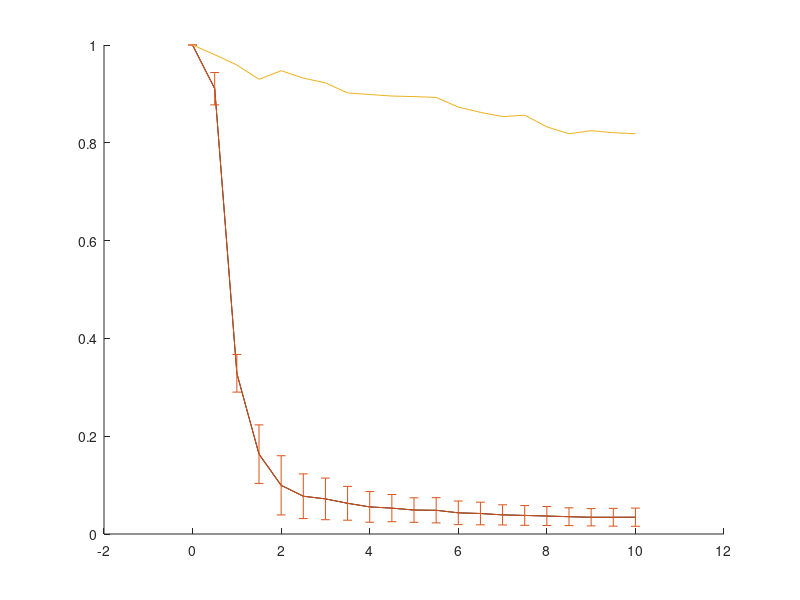

The MATLAB source for this figure:
%% Plot entire TEV timelpase data

% Raw data from three trials
data1 = [1	1.013340148	0.981315661	0.854539952	0.756672412	0.684501952	0.629871014	0.588108332	0.547328806	0.505216302	0.465834017	0.439644552	0.413872872	0.39056504	0.376717201	0.360466414	0.346481693	0.336226188	0.322761462	0.30817529	0.297420029	0.279555392	0.26994822	0.26033829	0.251746484	0.246886437	0.243180751	0.232135378	0.218547503	0.216210016	0.201917332	0.193699307	0.184926143	0.1827208	0.177384948	0.163978431	0.161625527	0.153163248	0.148310763	0.1419484	0.131977209	0.127573836	0.123539218	0.120054844	0.107105861	0.106497059	0.103067954	0.101546808	0.096919762	0.091895234	0.082242639	0.08322915	0.078402345	0.076352053	0.078709286	0.071508549	0.067416831	0.064133366	0.058759063	0.057303101	0.054111471	0.052598715	0.048101897	0.048357195	0.047691916	0.04405628	0.045281422	0.041190236	0.0386553	0.035597228	0.034662116	0.034533293	0.032792965	0.030997108	0.031140603	0.029517622	0.026278842	0.025828325	0.024918919	0.022073752	0.022747428	0.020297913	0.020326498	0.019013999	0.018822996	0.019663042	0.018245808	0.018142535	0.016017734	0.013928455	0.015289897	0.014836804	0.01426039	0.014350864	0.012856886	0.013941952	0.012502811	0.012850731	0.011429728	0.011191538	0.010056791	0.009920009	0.010291767	0.012508883	0.01120257	0.011284498	0.009718404	0.010565836	0.01018346	0.008826804	0.009134781	0.008489559	0.008489559	0.008489559	0.008489559	0.008489559	0.008489559	0.008489559	0.008489559	0.008489559	0.008489559];

data2 = [1	0.952767868	0.912392513	0.902472405	0.823106339	0.757940107	0.704725757	0.676951708	0.59175469	0.546817252	0.517144255	0.509666288	0.494803412	0.480881873	0.462347464	0.43958625	0.428361022	0.402887612	0.385849711	0.361755907	0.343618988	0.317132305	0.292939145	0.268686486	0.249530955	0.23629921	0.219497345	0.202633061	0.190475135	0.173926228	0.159021257	0.14876557	0.139307178	0.130283176	0.122236805	0.112315238	0.108717816	0.100272853	0.093802972	0.087937845	0.082270909	0.077330564	0.069392707	0.067556115	0.064532293	0.059599356	0.056480486	0.054560312	0.04935476	0.048419465	0.048052624	0.0405438	0.039248319	0.039117881	0.03442753	0.032998688	0.030079135	0.026712149	0.02795582	0.024357185	0.024055015	0.022227086	0.021827317	0.020420787	0.018436195	0.017370637	0.01659476	0.014733458	0.01337271	0.012851694	0.011118572	0.011046568	0.010501897	0.009107613	0.008279001	0.008079873	0.007376144	0.006972882	0.006145337	0.0060586	0.005755717	0.005742029	0.005445615	0.004703647	0.004732653	0.004056533	0.004052931	0.003147314	0.003376862	0.002671419	0.003194156	0.002596217	0.002181376	0.002116978	0.001812825	0.001934518	0.001852744	0.001634008	0.001457635	0.001479777	0.001068065	0.000920938	0.000872012	0.000765324	0.000727944	0.000631746	0.000628501	0.000509532	0.000333906	0.000412422	0.00038466	0.000309567	0.000364594	0.000436944	0.000249067	0.000267567	0.000401621	0.001029004	0.000243214	0.000404548	0.0002126];

data3 = [1	1.013059213	0.999831806	0.995449952	0.903435302	0.836330611	0.769369089	0.690987144	0.616968603	0.570017426	0.529767962	0.491303516	0.46271561	0.440345814	0.417556881	0.397572426	0.37959425	0.362374389	0.353225668	0.346294487	0.339077269	0.336375217	0.328338295	0.318979534	0.310750917	0.296140636	0.294115926	0.282696132	0.278699789	0.27357507	0.271009884	0.259695126	0.251951736	0.253207338	0.253207338	0.250641898	0.238622382	0.225850131	0.223335345	0.214625241	0.210588493	0.20121684	0.192061218	0.187393912	0.181877591	0.180187211	0.175064355	0.167365912	0.165236122	0.159657483	0.161583966	0.159964512	0.160224859	0.162300071	0.154549604	0.155969742	0.155897656	0.153540112	0.15157734	0.145866335	0.147287745	0.143741435	0.137644801	0.135572239	0.132438994	0.13400767	0.130681836	0.127638129	0.124989075	0.124447247	0.122828161	0.121061986	0.121339083	0.122684454	0.119840412	0.11780034	0.116212755	0.11537684	0.118872142	0.11514715	0.115006497	0.112294174	0.113999532	0.110510629	0.108132714	0.109651967	0.107852961	0.104794721	0.103741732	0.101603539	0.09833589	0.100834976	0.098912064	0.096826758	0.096264573	0.095514107	0.092217746	0.090497561	0.087158593	0.088429696	0.085231832	0.084868256	0.081020139	0.081326097	0.080358724	0.079202761	0.078595563	0.075160926	0.073124636	0.071612492	0.072163335	0.071580894	0.070882901	0.070517931	0.064138509	0.0641202	0.067564154	0.065470099	0.061619	0.058750314	0.057686319];

%% Plot subset with errorbars

% Data subet
data1 = [1	0.950549894	0.274434437	0.104402479	0.040483395	0.033024063	0.028618319	0.026433739	0.020531757	0.019080536	0.016960833	0.016219546	0.011137707	0.010969938	0.010838212	0.010346143	0.009824387	0.009800215	0.009211042	0.008736728	0.008503934];

data2 = [1	0.869565217	0.351528435	0.245369519	0.182741517	0.140161675	0.129747332	0.109294481	0.0965538	0.087240384	0.078041058	0.079372234	0.069345062	0.066624236	0.059338306	0.05793851	0.054820305	0.050619988	0.046545358	0.044139081	0.043560958];

data3 = [1	0.911696545	0.360007382	0.140177383	0.075455229	0.058523419	0.057081746	0.052692783	0.049193498	0.052388533	0.051951267	0.049996575	0.049477926	0.048130701	0.047129298	0.045638188	0.045740453	0.045703472	0.047024658	0.049837416	0.051105726];

all = [data1;data2;data3];
aver = mean(all);

x = linspace(0,10,21);
err = [0	0.033070882	0.038496906	0.059830256	0.060526165	0.04569645	0.042580031	0.034575509	0.031347239	0.027828521	0.025023992	0.02580284	0.024158669	0.023142875	0.020597632	0.020171101	0.019428044	0.01819484	0.017713618	0.018181383	0.018561702];

control =[1	0.98020013	0.959128142	0.929851423	0.947438036	0.932337547	0.922558975	0.902008036	0.898767719	0.895614301	0.894535449	0.892790719	0.873009023	0.862288669	0.853526065	0.856492535	0.832599541	0.818459281	0.824812869	0.820701328	0.818514755];

figure;
hold on
plot(x,aver,'Color','k')
errorbar(x,aver,err)
plot(x,control)
ylim([0 1])
